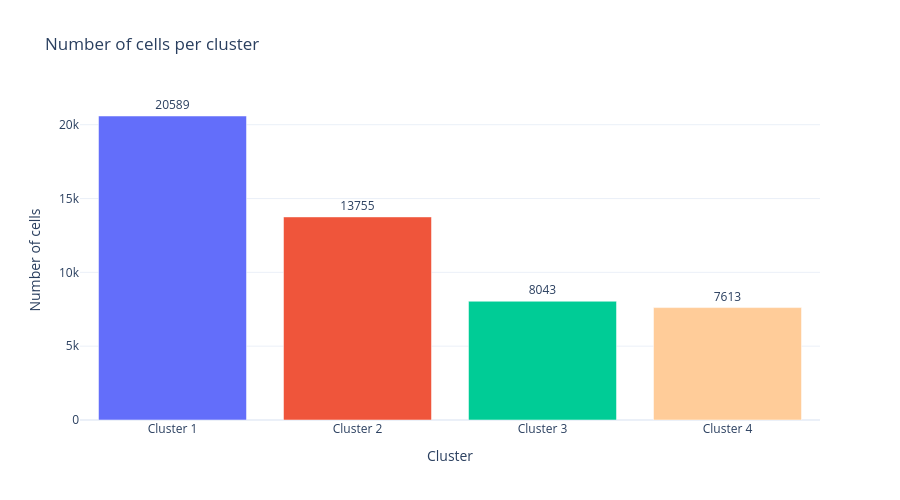

Notebook code cell kept with this figure:
### Markdown cell above
The clustering seperates in four populations of unqual sizees.

### Code cell
cluster_counts = clustered_data.cluster.value_counts().sort_index().reset_index()

cluster_counts_fig = go.Figure(
    data = go.Bar(
        x = [f'Cluster {c}' for c in cluster_counts['cluster']],
        y = cluster_counts['count'],
        marker = dict(color=['#636efa', '#EF553B', '#00cc96', '#FFCC99', '#19d3f3', '#FF6692', '#B6E880', '#FF97FF', '#FECB52'][:len(cluster_counts)]),
        text = cluster_counts['count'],
        textposition = 'outside',
    ),
    layout = dict(
        title = 'Number of cells per cluster',
        height = 500,
        xaxis_title = 'Cluster',
        yaxis_title = 'Number of cells',
        template = f'plotly_{PLOTLY_THEME}',
    ),
)
cluster_counts_fig.show()

### Figure 1 — Plotly figure (JSON) as saved in the notebook; plotly's stock layout.template omitted (floating-point values rounded to 4 significant figures)
{"data": [{"marker": {"color": ["#636efa", "#EF553B", "#00cc96", "#FFCC99"]}, "text": [20590.0, 13760.0, 8043.0, 7613.0], "textposition": "outside", "type": "bar", "x": ["Cluster 1", "Cluster 2", "Cluster 3", "Cluster 4"], "y": [20589, 13755, 8043, 7613]}], "layout": {"height": 500, "title": {"text": "Number of cells per cluster"}, "xaxis": {"title": {"text": "Cluster"}}, "yaxis": {"title": {"text": "Number of cells"}}}}
